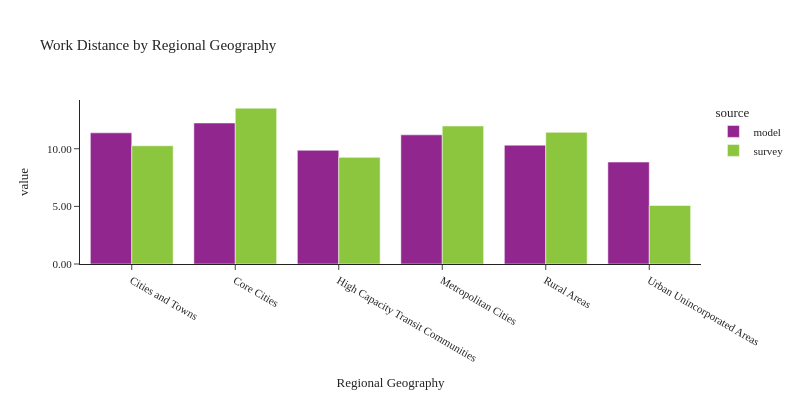

Notebook code for this chart:
### Code cell
plot_work_location(df_workers, 'rg_proposed_work', 'Regional Geography', 'Regional Geography')

### Figure 1 — Plotly figure (JSON) as saved in the notebook; plotly's stock layout.template omitted (floating-point values rounded to 4 significant figures)
{"data": [{"alignmentgroup": "True", "customdata": [[122497], [642879], [285681], [1030088], [106816], [35098]], "hovertemplate": "source=model<br>rg_proposed_work=%{x}<br>value=%{y}<br>sample count=%{customdata[0]}<extra></extra>", "legendgroup": "model", "marker": {"color": "#91268F", "pattern": {"shape": ""}}, "name": "model", "offsetgroup": "model", "orientation": "v", "showlegend": true, "textposition": "auto", "type": "bar", "x": ["Cities and Towns", "Core Cities", "High Capacity Transit Communities", "Metropolitan Cities", "Rural Areas", "Urban Unincorporated Areas"], "xaxis": "x", "y": [11.38, 12.23, 9.862, 11.2, 10.31, 8.842], "yaxis": "y"}, {"alignmentgroup": "True", "customdata": [[340], [813], [469], [699], [444], [58]], "hovertemplate": "source=survey<br>rg_proposed_work=%{x}<br>value=%{y}<br>sample count=%{customdata[0]}<extra></extra>", "legendgroup": "survey", "marker": {"color": "#8CC63E", "pattern": {"shape": ""}}, "name": "survey", "offsetgroup": "survey", "orientation": "v", "showlegend": true, "textposition": "auto", "type": "bar", "x": ["Cities and Towns", "Core Cities", "High Capacity Transit Communities", "Metropolitan Cities", "Rural Areas", "Urban Unincorporated Areas"], "xaxis": "x", "y": [10.26, 13.51, 9.25, 11.97, 11.42, 5.074], "yaxis": "y"}], "layout": {"barmode": "group", "font": {"size": 11}, "height": 400, "legend": {"title": {"text": "source"}, "tracegroupgap": 0}, "title": {"text": "Work Distance by Regional Geography"}, "width": 800, "xaxis": {"anchor": "y", "domain": [0.0, 1.0], "title": {"text": "Regional Geography"}}, "yaxis": {"anchor": "x", "domain": [0.0, 1.0], "tickformat": ".2f", "title": {"text": "value"}}}}
